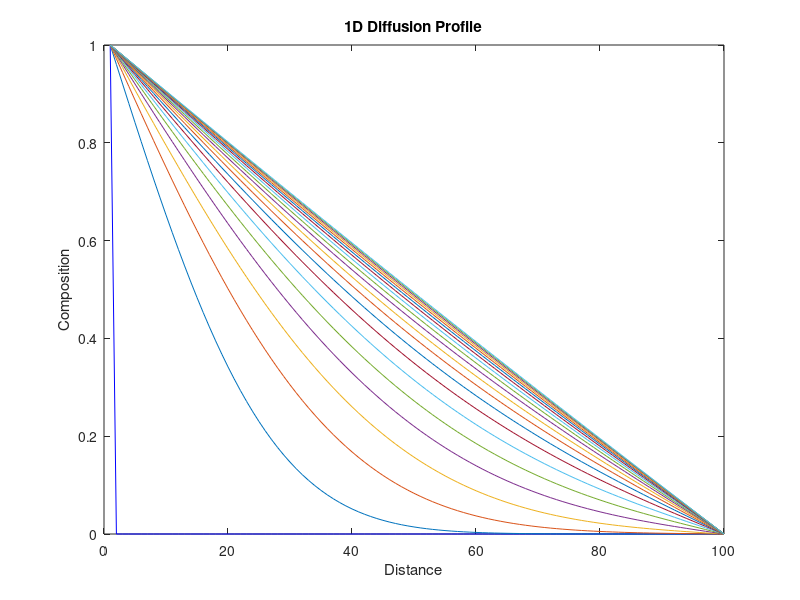

Source code (MATLAB):
clear all;
%Parameters
N=100;
dx=0.5;
dt=0.1;
D=1;
alpha=D*dt/((dx)^2);

%Declarations
conc=zeros(N, 1);
conc_old=zeros(N, 1);
A=zeros(N, N);

%Boundary Conditions: Left end - Diricilet
conc(1)=1;
conc(N)=0;
A(1,1)=1;
A(N,N)=0;

%For ensuring concentration at ends at initial time is consistent
conc_old(1)=1;
conc_old(N)=0;

%Plot initial profile
plot(conc, 'b'), xlabel('Distance'), ylabel('Composition');
title('1D Diffusion Profile');
hold on

%Putting together the matrix

%Diagonal
for j=2:N
    A(j,j)=1+2*alpha;
end

%Lower Diagonal
for j=2:N-1
    A(j,j-1)= -alpha;
end

%Upper Diagonal
for j=3:N
    A(j-1,j)= -alpha;
end

%Evolving the profile

%Loop for plotting
for k=1:20
    
    %Loop for time steps
    for i=1:500
        conc=A \ conc_old;
        
        %Loop for reassigning new c matrix as old
        for j=1:N
            conc_old(j)=conc(j);
        end
    end
    plot (conc)
end

